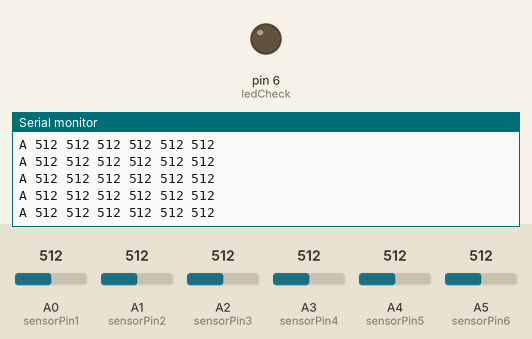
A sketch run on a simulated Arduino Mega 2560, built with avr-gcc and run on an emulated ATmega2560. On the bench: output pins drawn as LEDs (lit = HIGH), the last lines printed to the serial monitor. The inputs (shaded band) are chosen by the test bench; at power-on: A0 (sensorPin1) = 512, A1 (sensorPin2) = 512, A2 (sensorPin3) = 512, A3 (sensorPin4) = 512, A4 (sensorPin5) = 512, A5 (sensorPin6) = 512.

Above: at 1.2 s.
1.3 s: A0 (sensorPin1) set to 108
At 2.1 s:
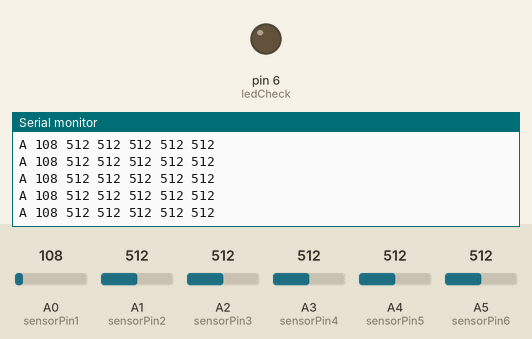
4.3 s: A0 (sensorPin1) set to 91
At 5.3 s:
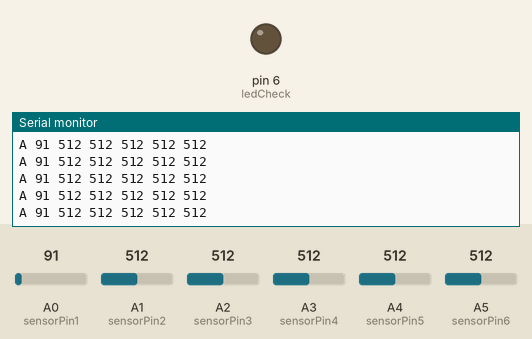
Timing chart, 0 to 7.3 s (numbered marks = the images above; inputs shaded):
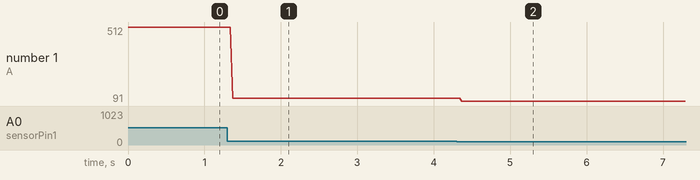

Measured:
- after the input at 1.3 s, the serial monitor: prints a new line after 0.07 s (image 1)
- after the input at 4.3 s, the serial monitor: prints a new line after 0.07 s (image 2)
- plotted number 1: 512 → 108 after the input at 1.3 s, 108 → 91 after the input at 4.3 s

The sketch:

serial_from_arduino.ino
```cpp
//On Off state led
int ledCheck = 6;

//Output LED
int led1_pin = 8;
int led2_pin = 9;
int led3_pin = 10;
int led4_pin = 11;

int brightnessLed = 0;
int fadeAmount = 5;

//Pushbutton
const int button_pin = 26; //24
int buttonState = 0;      // variable for reading the pushbutton status
int buttonCounter = 0;
int lastButtonState = 0;

//Reading Sensors
int sensorPin1 = A0;    //LDR 1
int sensorPin2 = A1;    //LDR 2
int sensorPin3 = A2;    //LDR 3
int sensorPin4 = A3;    //LDR 4
int sensorPin5 = A4;    //LDR 5
int sensorPin6 = A5;    //LDR 6

//LED
int ledPin1 = 40;       //LED 1
int ledPin2 = 38;       //LED 2
int ledPin3 = 36;       //LED 3
int ledPin4 = 34;       //LED 4
int ledPin5 = 32;       //LED 5
int ledPin6 = 30;       //LED 6

//Distance values
int sensorValueA = 0;
int sensorValueB = 0;
int sensorValueC = 0;
int sensorValueD = 0;
int sensorValueE = 0;
int sensorValueF = 0;


//***************************************************************************************

void setup() {

  Serial.begin(9600); //19200

  //On Off led state
  pinMode(ledCheck, OUTPUT);

}

//***************************************************************************************

void loop() {

  startDistanceSensors(); //turn led on and read data from the ldr

  printData(); //print data on the serial port

  delay(10);

}

//***************************************************************************************

void startDistanceSensors() {

  // turn led on
  digitalWrite(ledPin1, HIGH);
  digitalWrite(ledPin2, HIGH);
  digitalWrite(ledPin3, HIGH);
  digitalWrite(ledPin4, HIGH);
  digitalWrite(ledPin5, HIGH);
  digitalWrite(ledPin6, HIGH);

  // read the value from the sensor:
  sensorValueA = analogRead(sensorPin1);
  sensorValueB = analogRead(sensorPin2);
  sensorValueC = analogRead(sensorPin3);
  sensorValueD = analogRead(sensorPin4);
  sensorValueE = analogRead(sensorPin5);
  sensorValueF = analogRead(sensorPin6);

}

//***************************************************************************************

void printData() {

  //Serial print to pd
  Serial.print(F("A "));

  //Values
  //Distance sensors
  Serial.print(sensorValueA, DEC); //Distance sensors
  Serial.print(F(" "));
  Serial.print(sensorValueB, DEC);
  Serial.print(F(" "));
  Serial.print(sensorValueC, DEC);
  Serial.print(F(" "));
  Serial.print(sensorValueD, DEC);
  Serial.print(F(" "));
  Serial.print(sensorValueE, DEC);
  Serial.print(F(" "));
  Serial.print(sensorValueF, DEC);
  Serial.print(F(" "));

  Serial.println();

}

//***************************************************************************************
/*
    Mapping of the distance sensors (ldr + led)

    SensorValue A = sensorPin1 + ledPin5
    SensorValue B = sensorPin2 + ledPin2
    SensorValue C = sensorPin3 + ledPin6
    SensorValue D = sensorPin4 + ledPin3
    SensorValue E = sensorPin5 + ledPin1
    SensorValue F = sensorPin6 + ledPin4
                                             */
//***********************
```
